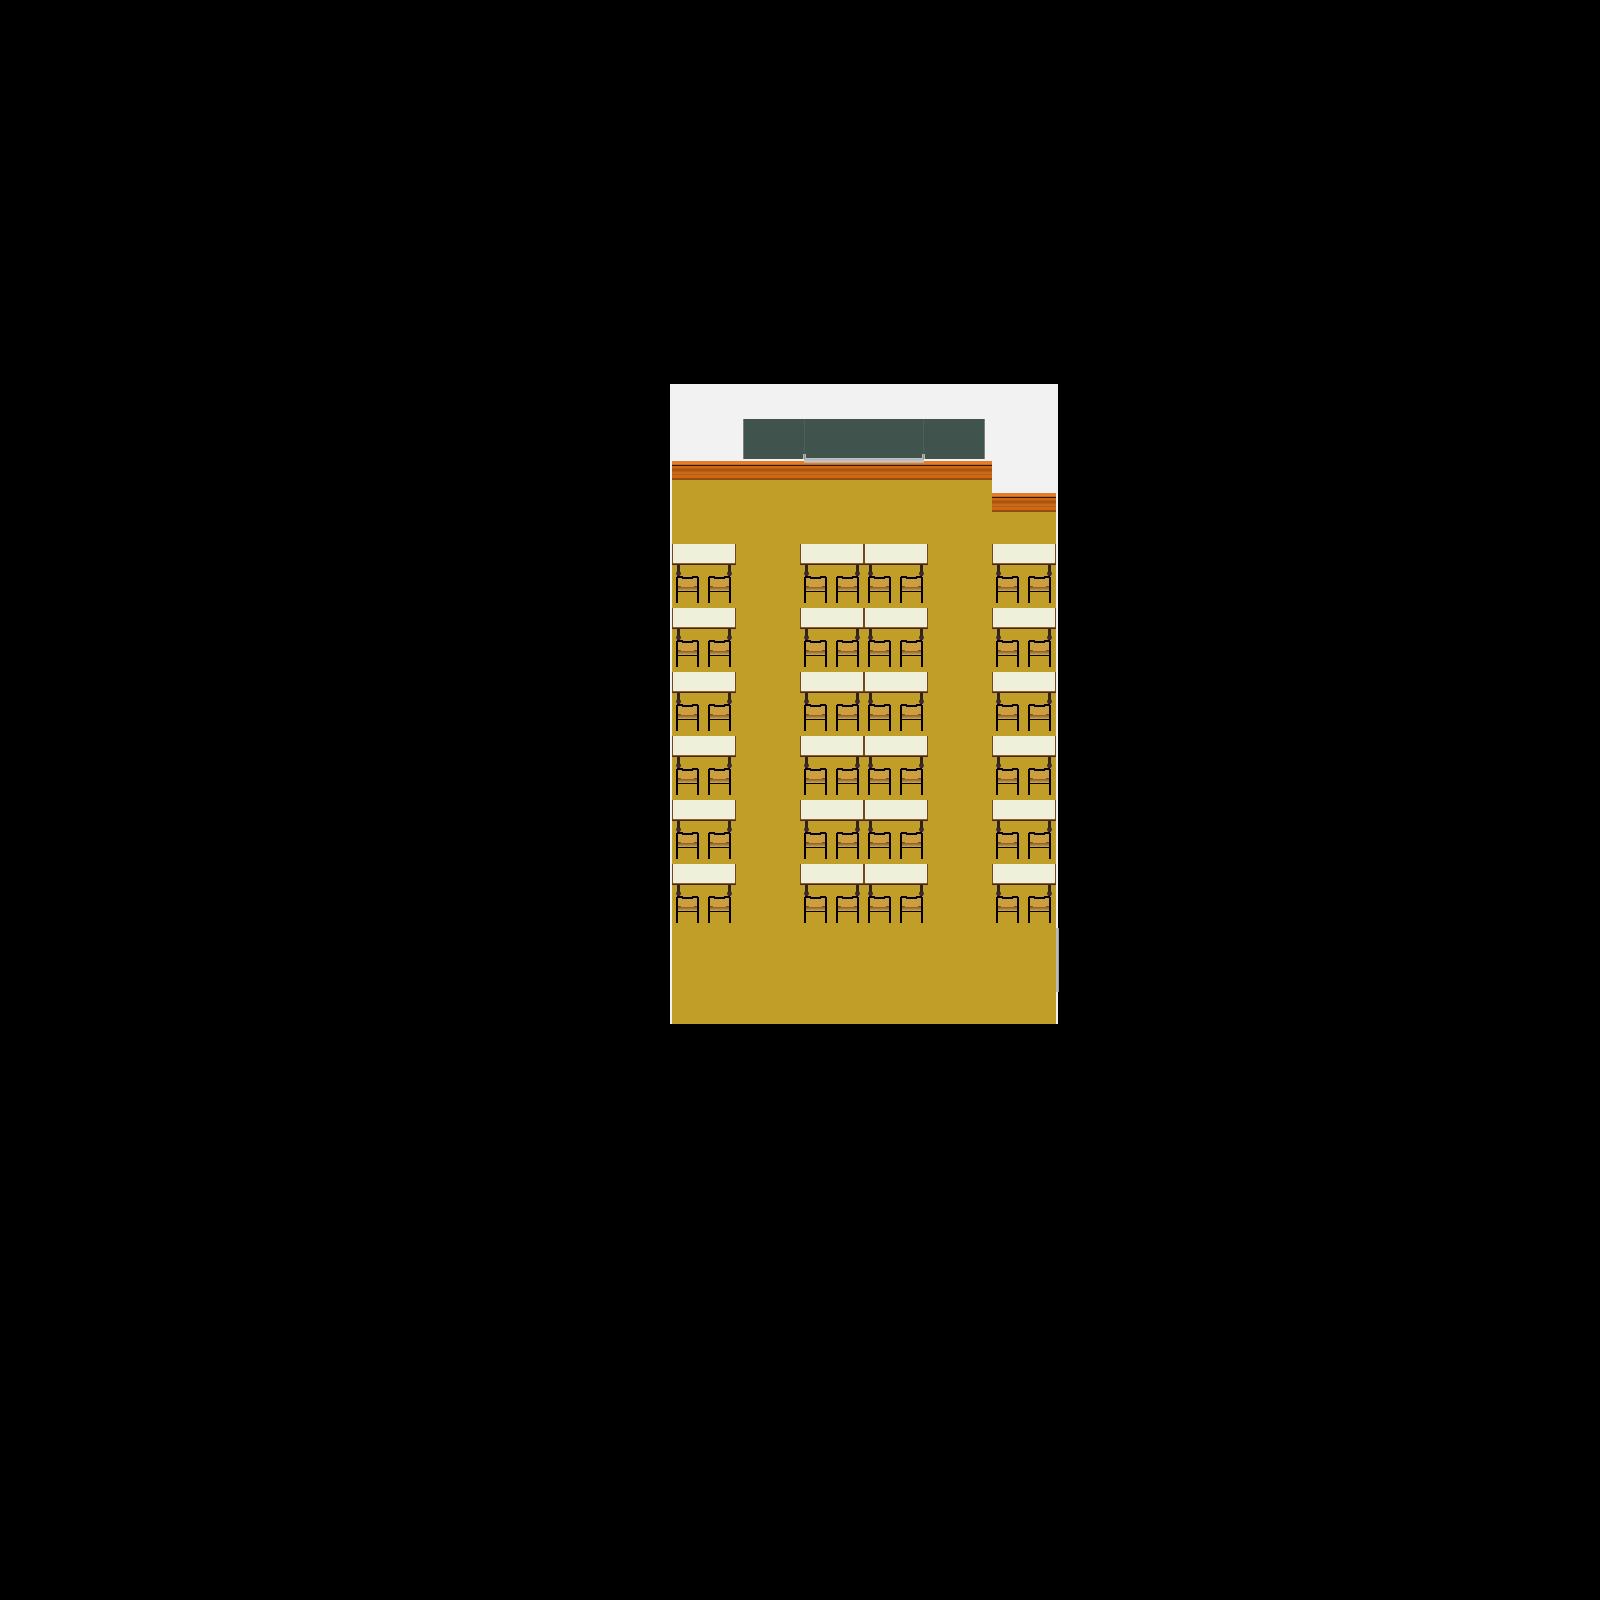

The image is a tile-based game level rendered from a .tmx file. Its description and source (layers, tilesets, objects; grid data summarised) follow:
An orthogonal 50x50 tile map with 32x32 px tiles, 2 tile layers (floor_layer, object_layer) and 7 objects (5x mur, to_niv2, spawn_i211).

<map version="1.5" tiledversion="2021.03.23" orientation="orthogonal" renderorder="right-down" width="50" height="50" tilewidth="32" tileheight="32" infinite="0" nextlayerid="4" nextobjectid="9">
 <tileset firstgid="1" source="../textures/tiles.tsx" />
 <layer id="1" name="floor_layer" width="50" height="50">
  <data>[2500 cells, 280 non-empty, 12 distinct tile ids]</data>
 </layer>
 <objectgroup id="3" name="objects">
  <object id="1" type="mur" x="608" y="352" width="64" height="736" />
  <object id="2" type="mur" x="608" y="1024" width="512" height="64" />
  <object id="3" type="mur" x="1056" y="352" width="64" height="736" />
  <object id="4" type="mur" x="608" y="352" width="512" height="128" />
  <object id="5" type="mur" x="992" y="448" width="128" height="64" />
  <object id="6" name="to_niv2" x="1056" y="960" width="32" height="32" />
  <object id="8" name="spawn_i211" x="992" y="960">
   <point />
  </object>
 </objectgroup>
 <layer id="2" name="object_layer" width="50" height="50">
  <data>[2500 cells, 96 non-empty, 2 distinct tile ids]</data>
 </layer>
</map>
